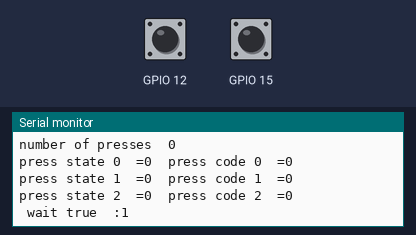
Bench run of a sketch on a simulated ESP32. Parts: the last lines printed to the serial monitor. Inputs (shaded band) come from the test bench; at power-on: GPIO 12 HIGH, GPIO 15 HIGH.

Above: at 2.2 s.
2.3 s: GPIO 12 pulled LOW for 0.15 s
At 2.9 s:
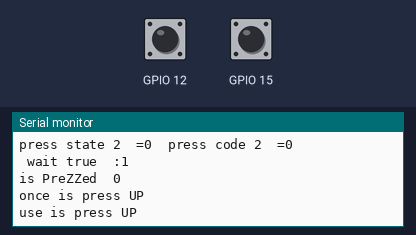
3.9 s: GPIO 12 pulled LOW for 1 s
At 4.8 s:
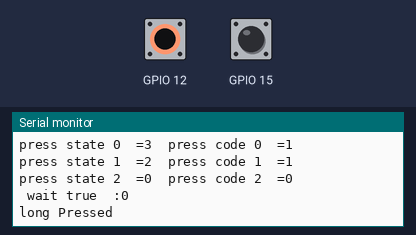
6.4 s: GPIO 12 pulled LOW for 3.2 s
At 6.72 s:
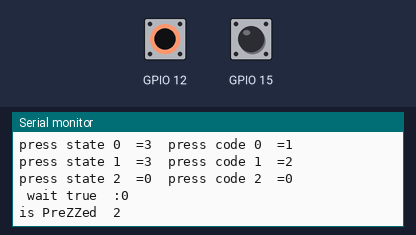
Timing chart, 0 to 9.4 s (numbered marks = the images above; inputs shaded):
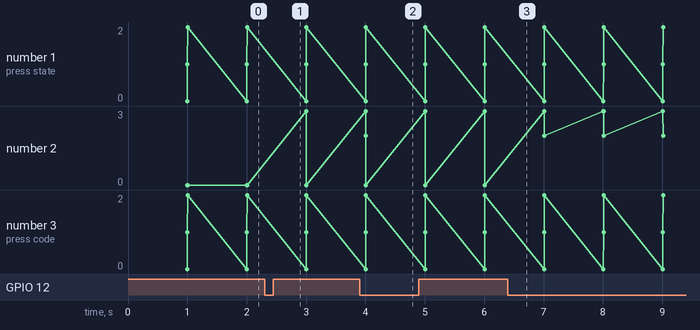

The sketch:

exampleMultiPress.ino
```cpp
// ESP32 Touch Test
// Just test touch pin - Touch0 is T0 which is on GPIO 4.
//#include "buttonduration.h"
//#include "multiPressGroupCleaned.h"
#include "defualtComparesCodes.hpp"

#include <iostream>
using namespace std;
void testSinglePress();
void testmultiPress();

 bool   pin2State =true;
 bool   pin3State =true;

//this is the object

   MultiPressButton testMultiButtons[3]; //create buttons for multi group
   MultiPressGroup testMultiPressGroup(testMultiButtons,3); //initialize multi group

void setup()
{
    testMultiPressGroup.waitTime = 2000; //default 3000

  Serial.begin(115200);
  delay(1000); // give me time to bring up serial monitor
  Serial.println("ESP32 Touch Test");
}


 ButtonInterpreter testButton(defualtPressCodes, 3); //this should be called button interpreter;
                                    //


uint32_t debounceTest; //this is an iterator
uint16_t threshold =25;

static uint16_t lastTime=0;
static uint16_t currentTime;
void loop()
{


if ( touchRead(T5) < threshold){
pin2State = true;
}else{  pin2State = false; }

if ( touchRead(T3) < threshold){
pin3State = true;
}else{  pin3State = false; }


testButton.go(pin2State, millis());

testMultiPressGroup.go(testButton);


 currentTime = millis();


  testmultiPress();
  //if( (uint16_t)(currentTime-lastTime) > 1000){

 testSinglePress();//}

}

void testmultiPress(){

if(testMultiPressGroup.waitComplete && clickClickComp.is(testMultiPressGroup)){
cout << " press press after wait"  << endl;

}
//if(testMultiPressGroup.waitComplete == true){
 //cout << currentTime << "  x  " << lastTime << " Last- current = " <<  (uint16_t)(currentTime-lastTime) << endl;
 if( (uint16_t)(currentTime-lastTime) > 1000){


 cout << "number of presses  " << testMultiPressGroup.pressNumber << endl;

 for(int i =0; i<3; i++){
  cout << "press state "<< i << "  ="<<     testMultiPressGroup.buttons[i].pressState;
 cout << "  press code "<< i << "  ="<<     testMultiPressGroup.buttons[i].pressCode << endl;
 }

  cout << " wait true  :" << testMultiPressGroup.waitComplete << endl;

  lastTime =  currentTime;
 }


}

void testSinglePress(){
if(clickDown.is(testButton) ){
cout << "is PreZZed  " << debounceTest << endl;
 debounceTest++;

}
if(clickUp.is(testButton) ){
cout << "once is press UP" << endl;

}
if(clickUpUse.is(testButton) ){
cout << "use is press UP" << endl;

}
if(clickDown.is(testButton) ){
cout << "is Pressed shouldnt work"<< endl;

}
if(LpressDown.is(testButton) ){
cout << "long Pressed "<< endl;

}
if(HpressDown.is(testButton) ){
cout << "hold Pressed "<< endl;

}
if(HpressUp.is(testButton) ){
cout << "hold up "<< endl;

}
}
```

buttonduration.h
```cpp
// (licence header left out)
#ifndef mulitpress_h
#define mulitpress_h

#include <iostream>
using namespace std;

class PressCoder{
public:
    uint16_t returnCode;
    uint16_t minDuration;
    uint16_t maxDuration;
    //    uint32_t returnCode : 8, minDuration : 12, maxDuration : 12; //possible bit field
    //constructor
    PressCoder(uint16_t code, uint16_t min, uint16_t max=0xFFFF){
        returnCode = code;
        minDuration = min;
        maxDuration = max;
    }

    uint16_t checkButton(uint16_t currentCode, uint16_t pressDuration){

        if(pressDuration> minDuration && pressDuration < maxDuration){
            return returnCode;}
        else{
            return currentCode;
        }
    }

};


class ButtonInterpreter{ //this is the active button
public:


    uint16_t startPress=0;
    uint16_t endPress=0;
    uint16_t currentTime=0;

    uint16_t pressState=0; // not , down , pressed ,up
    uint16_t pressCode=0; //the user generated code for press time;

    uint16_t numberOfCodes=0;
    PressCoder *codes;

    bool isPressed:1,wasPressed:1,handled:1,used:1;


    //constructor
    ButtonInterpreter(PressCoder codesArray[],uint16_t numOfCodes){
        isPressed=0; wasPressed=0; handled=0; used=0;
        codes = codesArray;
        numberOfCodes =   numOfCodes;
    //    STATICnumOfButtons = 0;
    }


    void go(bool buttonState, uint16_t currentTimeMillis){ //Xgo
        currentTime = currentTimeMillis;
        isPressed = buttonState;

        //bellow are the four logic state of having 2 bools to control presses

        if (isPressed == false && wasPressed == false) { //not pressed no longer pressUp
            startPress = currentTimeMillis;
            pressState = 0;
            pressCode = 0;

        }

        if (isPressed == true && wasPressed == false) {
            pressState = 2; //may need to be changed to 1 becuase press down may be phased out
            pressCode = 0; //this is in here and the if() above in case of debounce on release
            //senerio-> on release the button is bounce pressed the next time around

            startPress = currentTimeMillis;
            wasPressed = true;
        }

        //end press timer , press up
        if(isPressed == false && wasPressed == true){
            endPress = currentTimeMillis;
            wasPressed = false;
            pressState =3;//pressup

        }

        uint16_t duration = currentTimeMillis - startPress;
        //MAYBE MAKE THIS ENDPRESS SO THAT duration() always works

        for (uint16_t i=0; i<numberOfCodes; i++) { //check what code where at.


            uint16_t tempPressCode = codes[i].checkButton(pressCode, duration);

            if (tempPressCode > pressCode || pressState == 3) { //if press code has gone up
                                            //this means that press codes must go sequencially when declared
                handled = true; //new button state make useage of state available
                pressCode = tempPressCode;

            }
        }


        used = true; //used is always reset
        /*  //not sure if this should be done below
        if(pressCode == 0 && pressState == 0){ //if press is dead it can't be handled or used
             handled = false;
              used = false;
        }
        */
    }
    uint16_t duration(){

        return endPress - startPress;

    }

    //these press comparisions should be moved to comparitor class

    bool onceIsPressed(uint16_t code){ //presed down and hits code argument

        if (pressState == 2  && pressCode == code && handled == true){
            //    cout << " once pressed = " << handled << endl;
            handled = false;
            return true;}

        return false;
    }
    bool useIsPressed(uint16_t code){ //presed down and hits code argument

        if (pressState == 2  && pressCode == code && used == true){
            used = false;
            return true;}

        return false;
    }
    bool alwaysIsPressed(uint16_t code){ //presed down and hits code argument

        if (pressCode == code ){
            return true;}

        return false;
    }
    bool alwaysIsPressedGreaterThan(uint16_t code){ //presed down and hits code argument

        if (pressCode >= code ){
            return true;}

        return false;
    }
    bool onceIsPressUp(uint16_t code){ //presed down and hits code argument

        if (pressState == 3  && pressCode == code && handled == true){
            //    cout << " once pressed = " << handled << endl;
            handled = false;
            return true;}

        return false;
    }


};
//handle types are how the button gets passed and compared through the program
enum HandleType{

    Once =1, //clears the handled bit, good for using a press 1 time
    Use =2, //clears the use bit, good for using once per loop
    Always =3, //will always be true if pressState and PressCode match
    UseGreaterThan =4, //same as Use but will be true if pressCode is greater than the one supplied
    AlwaysGreaterThan =5 //same as Always but will be true if pressCode is greater than the one supplied

};

enum PressState {
    Not = 0,
    //when the button comes down
    Down = 1, //don't us this. Debounce with pressCode == 1 //maybe use if you have hardware debounce or delay debounce

    Pressed = 2, Held = 2,  //while holding the button

    Up = 3,  Released =3 //when you lift of the button


};


#endif
```

defualtComparesCodes.hpp
```cpp
// (licence header left out)
#ifndef defualtComparesCodes_hpp
#define defualtComparesCodes_hpp
#include <stdio.h>
#include <iostream>
//#include "multiPressGroup.h"
#include "multiPressGroupCleaned.h"

#include "buttonduration.h"

//the press coder is the "sender" this is THE button value

//PressCoder(int code value, int press time);
PressCoder defualtPressCodes[3] = {PressCoder(1, 20), //debounce/click down
                                   PressCoder(2, 500), //Lpress long press
                                   PressCoder(3, 1500) //Hpress //hold press
};


//the button comps are the recievers
ButComp notPressed(0,0,Always);
ButComp clickDown(2, 1,Once);
ButComp LpressDown(2,2,Once);
ButComp HpressDown(2,3,Once);

ButComp clickUp(3, 1,Once);
ButComp LpressUp(3,2,Once);
ButComp HpressUp(3,3,Once);

ButComp clickUpAlways(3, 1,Always);
ButComp LpressUpAlways(3,2,Always);
ButComp HpressUpAlways(3,3,Always);

ButComp clickDownUse(2, 1,Use);
ButComp clickUpUse(3, 1,Use);

ButComp LpressDownUse(2,2,Use);
ButComp HpressDownUse(2,3,Use);

//arrays of pointers to butComps should use less data then arrays of butComps
ButComp  *clickClick [3] = {&clickUp, &clickUp, &notPressed};
ButComp  *LpressLpress [3] = {&LpressUp, &LpressUp, &notPressed};
ButComp  *clickClickClick [3] = {&clickUp, &clickUp, &clickUp};

MultiCompareGroup clickClickComp(clickClick,3);
MultiCompareGroup clickClickClickComp(clickClickClick,3);
MultiCompareGroup LpressLpressComp(LpressLpress,3);


#endif /* premadeCompares_hpp */
```

Source omitted: multiPressGroupCleaned.h (13800 bytes)

Measured:
- after the input at 2.3 s, the serial monitor: prints a new line at once (image 1)
- after the input at 3.9 s, the serial monitor: prints a new line at once (image 2)
- after the input at 6.4 s, the serial monitor: prints a new line at once (image 3)
